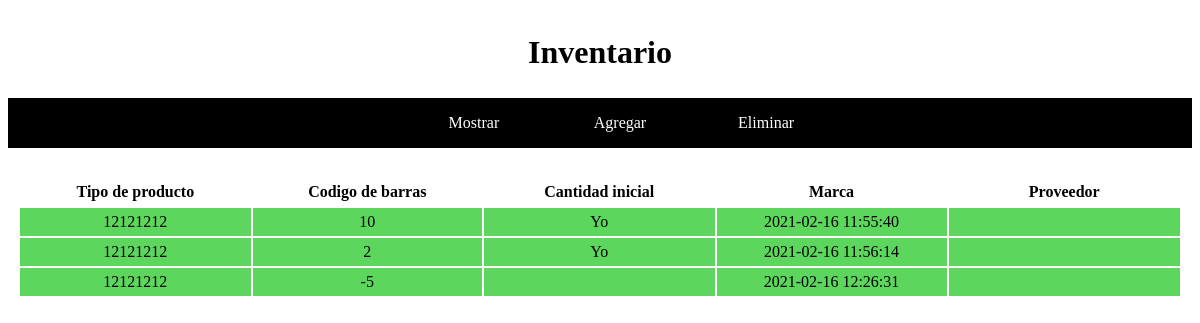
/mostrarDP.php, run on an earlier commit of the app's database.
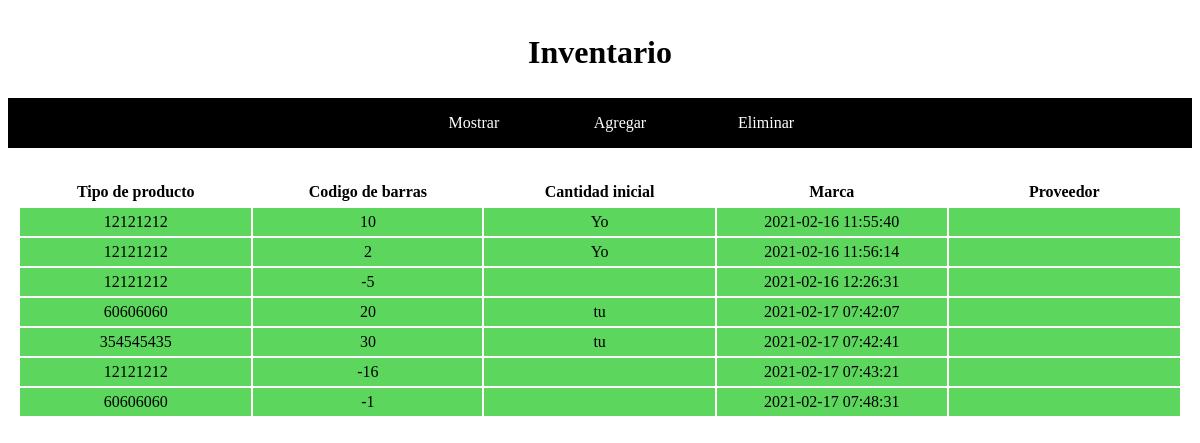
And on a later commit of the database.
### tables this page shows
CREATE TABLE "Almacen" (
	"CodigoDeBarras"	varchar(25) NOT NULL,
	"CantidadInicial"	INTEGER NOT NULL DEFAULT '1',
	"Proveedor"	TEXT,
	"fecha"	TIMESTAMP DEFAULT CURRENT_TIMESTAMP
);

### mostrarDP.php (the view, shortened to what this page needs)
<!DOCTYPE html>
<html>
<head>
    <link rel="stylesheet" href="./estilo.css">
</head>
<body>
<header><h1 style={position:relative}>Inventario</h1></header>
<nav>
    <ul>
        <li><a href="./mostrarDP.php"> Mostrar </a></li>
        <li><a href="./insertar.php"> Agregar </a></li>
        <li><a href="./eliminar.php"> Eliminar </a></li>
    </ul>
</nav>
<?php
$bd = new MiBD();
$resultado = $bd->query("SELECT * FROM Almacen");
echo "<table>";
echo "<tr>";
echo "<th> Tipo de producto </th>";
echo "<th> Codigo de barras </th>";
echo "<th> Cantidad inicial </th>";
echo "<th> Marca </th>";
echo "<th> Proveedor </th>";
echo "</tr>";
echo "<br>";
while ($row = $resultado->fetchArray()) {
    $CantidadActual = $bd->query("SELECT CantidadActual FROM Recordar WHERE CodigoDeBarras='$row[1]'");
    $CantidadActual2 = $CantidadActual-> fetchArray();
    $CantidadAviso = $bd->query("SELECT RecordarCant FROM Recordar WHERE CodigoDeBarras='$row[1]'");
    $CantidadAviso2 =  $CantidadAviso -> fetchArray();
    if ($CantidadActual2[0] < $CantidadAviso2[0]){
        echo "<tr class='CantRojo'>";
    }
    else{
        echo "<tr class='CantVerde'>";
    }
    echo "<td> $row[0] </td>";
    echo "<td> $row[1] </td>";
    echo "<td> $row[2] </td>";
    echo "<td> $row[3] </td>";
    echo "<td> $row[4] </td>";
    echo "</tr>";
}
echo "</table>";
?>
</body>
</html>

What changed in the data, as far as the page shows it:
added almacen: CodigoDeBarras "60606060", CantidadInicial "20", Proveedor "tu", fecha "2021-02-17 07:42:07"
added almacen: CodigoDeBarras "354545435", CantidadInicial "30", Proveedor "tu", fecha "2021-02-17 07:42:41"
added almacen: CodigoDeBarras "12121212", CantidadInicial "-16", fecha "2021-02-17 07:43:21"
added almacen: CodigoDeBarras "60606060", CantidadInicial "-1", fecha "2021-02-17 07:48:31"
